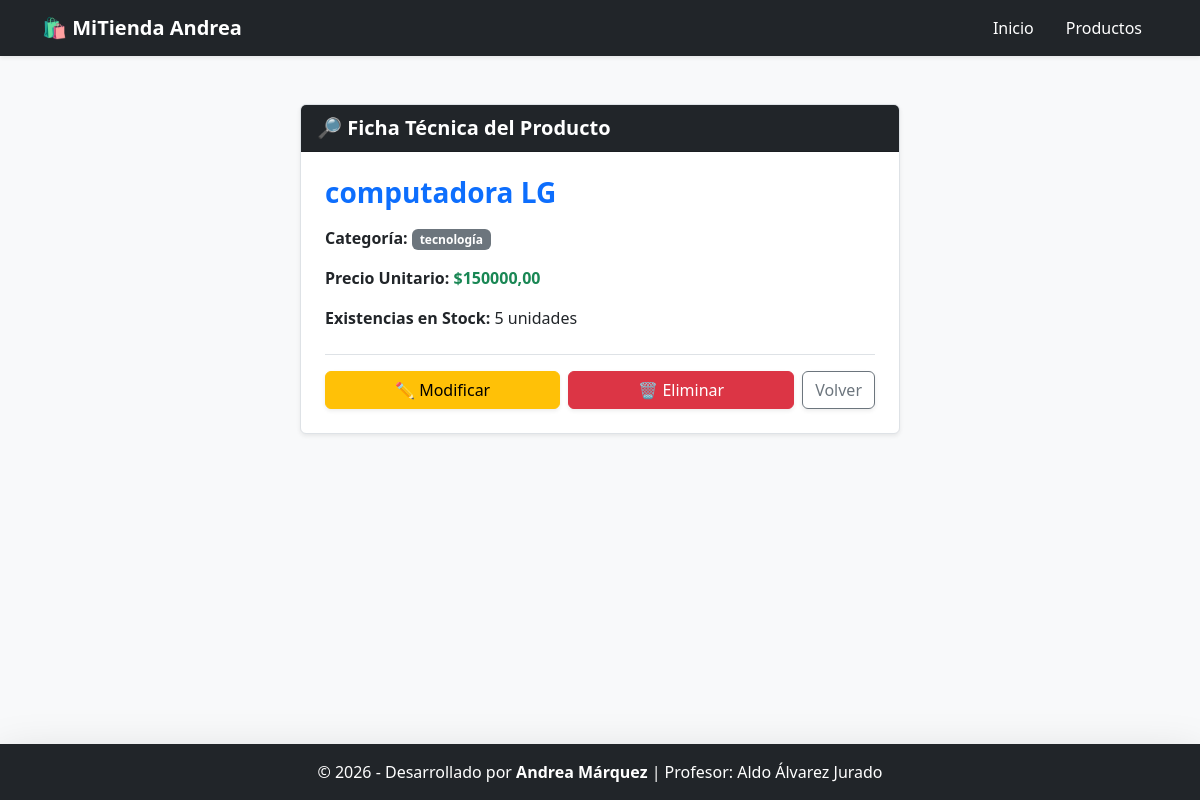
/productos/2/, run on the app's committed database.
### gestion/models.py (models this page shows, shortened)
class Producto(models.Model):
    nombre = models.CharField(max_length=150, verbose_name="Nombre del Producto")
    stock = models.IntegerField(default=0, verbose_name="Cantidad en Inventario")
    precio = models.DecimalField(max_digits=10, decimal_places=2, verbose_name="Precio")
    categoria = models.ForeignKey(Categoria, on_delete=models.CASCADE, verbose_name="Categoría")

class Categoria(models.Model):
    nombre = models.CharField(max_length=100, verbose_name="Nombre de la Categoría")
    descripcion = models.CharField(max_length=250, null=True, blank=True, verbose_name="Descripción")

### gestion/views.py (the view)
# urls.py: path('productos/<int:id>/', views.detalle_producto, name='detalle_producto'),
def detalle_producto(request, id):
    producto = get_object_or_404(Producto, id=id)
    return render(request, 'gestion/detalle_producto.html', {'producto': producto})

### gestion/templates/gestion/detalle_producto.html
{% extends 'gestion/base.html' %}
{% block contenido %}
<div class="card shadow-sm border mx-auto" style="max-width: 600px;">
    <div class="card-header bg-dark text-white fw-bold fs-5">🔎 Ficha Técnica del Producto</div>
    <div class="card-body p-4">
        <h3 class="text-primary fw-bold mb-3">{{ producto.nombre }}</h3>
        <p><b>Categoría:</b> <span class="badge bg-secondary">{{ producto.categoria.nombre }}</span></p>
        <p><b>Precio Unitario:</b> <span class="text-success fw-bold">${{ producto.precio }}</span></p>
        <p><b>Existencias en Stock:</b> {{ producto.stock }} unidades</p>
        <div class="mt-4 pt-3 border-top d-flex gap-2">
            <a href="{% url 'editar_producto' producto.id %}" class="btn btn-warning flex-grow-1 shadow-sm">✏️ Modificar</a>
            <a href="{% url 'eliminar_producto' producto.id %}" class="btn btn-danger flex-grow-1 shadow-sm">🗑️ Eliminar</a>
            <a href="{% url 'lista_productos' %}" class="btn btn-outline-secondary shadow-sm">Volver</a>
        </div>
    </div>
</div>
{% endblock %}

### data on the page
Producto: nombre "computadora LG", categoria.nombre "tecnología", precio "150000,00", stock "5"
